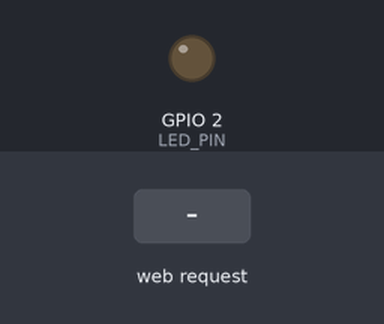
A sketch run on a simulated ESP32. On the bench: output pins drawn as LEDs (lit = HIGH). Inputs (shaded band) come from the test bench. WiFi joins after 1.5 s; servers stay silent unless stated; what the sketch prints to the serial monitor is not drawn.

Above: at 2.7 s.
2.8 s: HTTP request GET /led/on received
At 4.0 s:
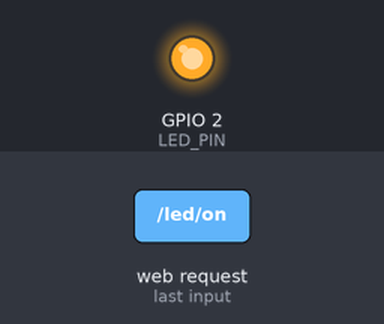
4.3 s: HTTP request GET /led/off received
At 5.1 s:
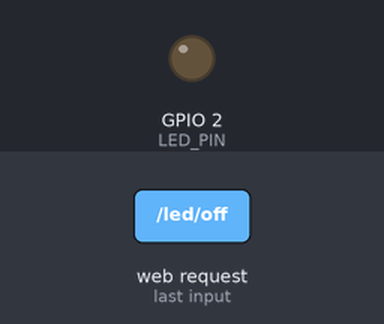
Timing chart, 0 to 7.3 s (numbered marks = the images above; inputs shaded):
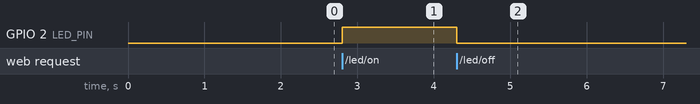

Measured:
- after the input at 2.8 s, GPIO 2 (LED_PIN): LOW → HIGH at once
- after the input at 4.3 s, GPIO 2 (LED_PIN): HIGH → LOW at once

The sketch:

code.ino
```cpp
#include <WiFi.h>
#include <WebServer.h>

// 1. Enter your Wi-Fi credentials here!
const char* ssid = "";
const char* password = "";

// 2. Define the LED Pin
const int LED_PIN = 2;

// 3. Create a web server object on port 80 (standard HTTP port)
WebServer server(80);

// --- Functions to handle web requests ---
void handleRoot() {
  // Read the current physical state of the pin
  bool isLedOn = digitalRead(LED_PIN);

  // Set text and color based on the state
  String statusText = isLedOn ? "ON" : "OFF";
  String statusColor = isLedOn ? "#4CAF50" : "#f44336"; // Green if ON, Red if OFF

  String html = "<!DOCTYPE html><html>";
  html += "<head><meta name=\"viewport\" content=\"width=device-width, initial-scale=1\">";
  html += "<style>body { font-family: Arial; text-align: center; margin-top: 50px; } ";
  html += "a { display: inline-block; padding: 15px 30px; margin: 10px; text-decoration: none; font-size: 20px; color: white; border-radius: 5px; } ";
  html += ".btn-on { background-color: #4CAF50; } "; // Green
  html += ".btn-off { background-color: #f44336; } "; // Red
  html += ".status { font-size: 24px; font-weight: bold; color: " + statusColor + "; }";
  html += "</style></head><body>";

  html += "<h1>ESP32 LED Control</h1>";

  // Display the current status
  html += "<p>Current Status: <span class=\"status\">" + statusText + "</span></p>";

  html += "<a href=\"/led/on\" class=\"btn-on\">Turn ON</a>";
  html += "<a href=\"/led/off\" class=\"btn-off\">Turn OFF</a>";

  html += "</body></html>";

  server.send(200, "text/html", html);
}

// What happens when someone visits "/led/on"
void handleLedOn() {
  digitalWrite(LED_PIN, HIGH);
  Serial.println("LED turned ON via web");
  // Redirect back to the main page so the user sees the buttons again
  server.sendHeader("Location", "/");
  server.send(303);
}

// What happens when someone visits "/led/off"
void handleLedOff() {
  digitalWrite(LED_PIN, LOW);
  Serial.println("LED turned OFF via web");
  // Redirect back to the main page
  server.sendHeader("Location", "/");
  server.send(303);
}

// ----------------------------------------

void setup() {
  Serial.begin(115200);
  pinMode(LED_PIN, OUTPUT);
  digitalWrite(LED_PIN, LOW); // Start with LED off

  // Connect to Wi-Fi
  Serial.println();
  Serial.print("Connecting to ");
  Serial.println(ssid);
  WiFi.begin(ssid, password);

  while (WiFi.status() != WL_CONNECTED) {
    delay(500);
    Serial.print(".");
  }

  Serial.println("");
  Serial.println("WiFi connected.");
  Serial.print("IP address: ");
  Serial.println(WiFi.localIP());

  // Tell the server which functions to run for which URLs
  server.on("/", handleRoot);
  server.on("/led/on", handleLedOn);
  server.on("/led/off", handleLedOff);

  // Start the server
  server.begin();
  Serial.println("HTTP server started");
}

void loop() {
  // Listen for incoming web client requests
  server.handleClient();
}
```
